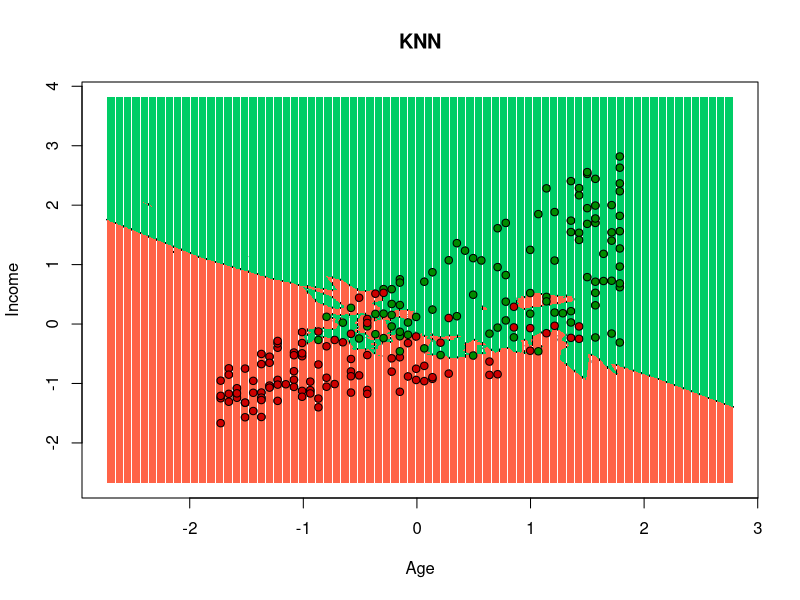

Reproduce this figure in R.
# K-Nearest Neighbors (K-NN)

# Download the data

set.seed(123)
f_train <- read.csv2('Data/bank_train.csv', header = TRUE, encoding = 'UNICOD')
f_test <- read.csv2('Data/bank_test.csv', header = TRUE, encoding = 'UNICOD')
f_train <- f_train[-1]
f_test <- f_test[-1]


# Fitting & predicting

library(class)
y = knn(train = f_train[,c('age','income')],
        test = f_test[,c('age','income')],
        cl = f_train[, 'delays'],
        k = 20,
        prob = TRUE)


## Confusion Matrix

cm = table(f_test[, 'delays'], y == '1')
print(cm)


## Visualising the Test set results

library(ggplot2)
set = f_test[,c('age','income','delays')]
X1 = seq(min(set['age']) - 1, max(set['age']) + 1, by = 0.01)
X2 = seq(min(set['income']) - 1, max(set['income']) + 1, by = 0.01)
grid_set = expand.grid(X1, X2)
colnames(grid_set) = c('age', 'income')
y_grid = knn(train = f_train[,c('age','income')], test = grid_set, cl = f_train[, 'delays'], k = 5)
plot(set[, -3],
     main = 'KNN',
     xlab = 'Age', ylab = 'Income',
     xlim = range(X1), ylim = range(X2))
contour(X1, X2, matrix(as.numeric(y_grid), length(X1), length(X2)), add = TRUE)
points(grid_set, pch = '.', col = ifelse(y_grid == 1, 'tomato', 'springgreen3'))
points(set, pch = 21, bg = ifelse(set[, 3] == 1, 'red3', 'green4'))

